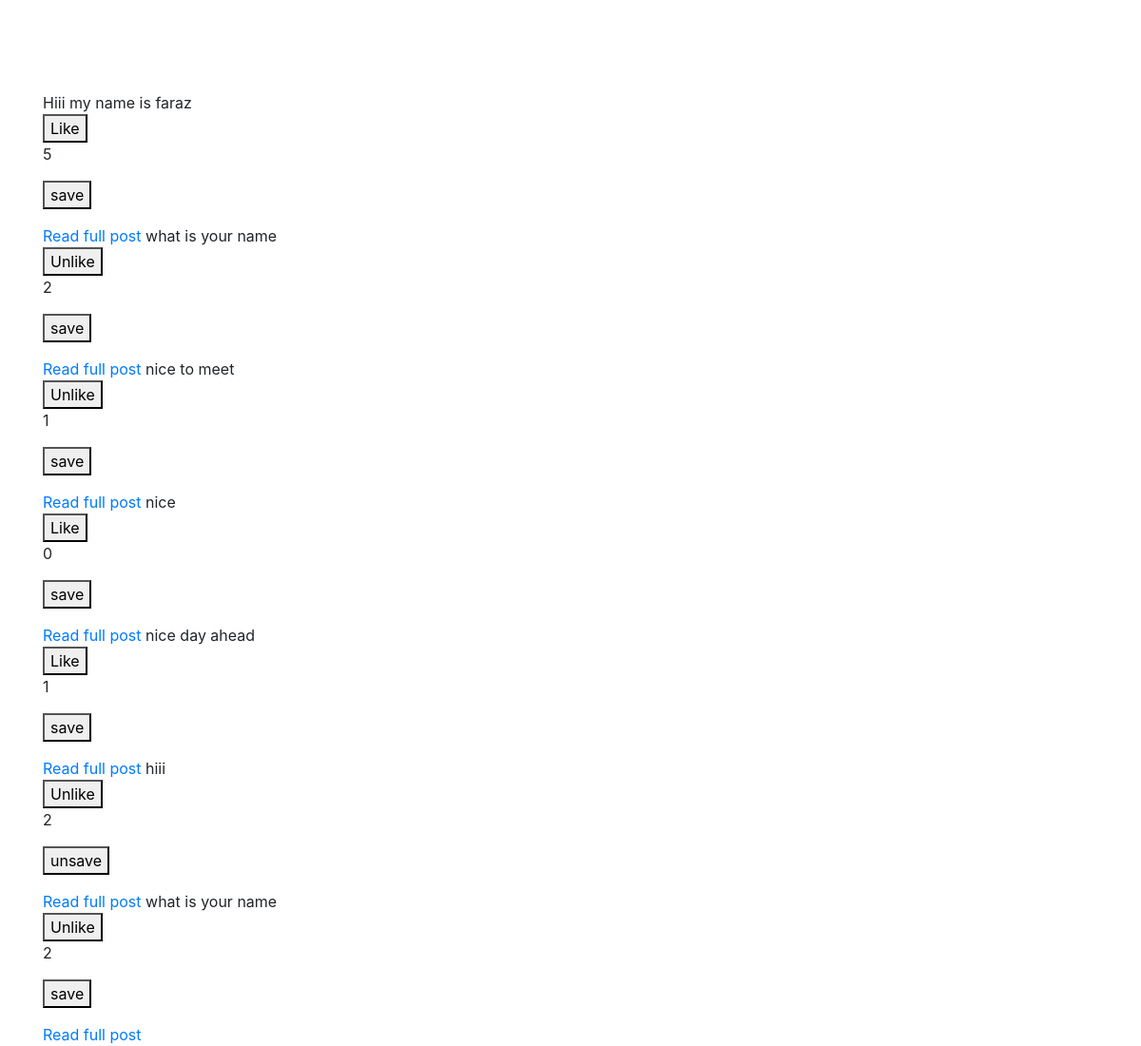
The app's page / (signed in) with its own data.
### src_code/models.py (models this page shows, shortened)
class Post(models.Model):
    user = models.ForeignKey(User, on_delete=models.CASCADE)
    post = models.TextField(null=True, blank=False)
    likes = models.ManyToManyField(User, related_name='likes', blank=True)
    tag = models.ManyToManyField(User, related_name='tags', blank=True)
    saved = models.ManyToManyField(User, related_name='saved', blank=True)

### src_code/views.py (the view)
# urls.py: 2. Add a URL to urlpatterns:  path('', views.home, name='home')
def home(request):
    posts = Post.objects.all()
    context = {
        'posts':posts,
    }
    return render(request, 'src_code/home.html', context)

### src_code/templates/src_code/home.html (shortened to what this page needs)
<div class="container">
<br><br><br><br>
{% for post in posts %}
    {{post.post}} <br>
    {% include 'src_code/likes.html' %}
    {% include 'src_code/saved.html' %}
    <a href="{% url 'individual-post-page' post_id=post.id %}">Read full post</a>
{% endfor %}
</div>

### src_code/templates/src_code/likes.html (shortened to what this page needs)
<link rel="stylesheet" href="https://stackpath.bootstrapcdn.com/bootstrap/4.5.2/css/bootstrap.min.css"
integrity="sha384-JcKb8q3iqJ61gNV9KGb8thSsNjpSL0n8PARn9HuZOnIxN0hoP+VmmDGMN5t9UJ0Z">
<form action="{% url 'likes-count' %}" class='like-form' id='{{post.id}}'>
        <button type="submit" class="ui button like-btn{{post.id}}">
            {% if request.user not in post.likes.all %}
                Like
            {% else %}
                Unlike
            {% endif %}
        </button>
        <div class="ui grid">
            <div class="column">
                <div class="like-count{{post.id}}"> {{post.likes.count}} </div>
            </div>
        </div>
</form>

### src_code/templates/src_code/saved.html (shortened to what this page needs)
{% if request.user in post.saved.all %}
<form action="{% url 'saved-post-page' post_id=post.pk value=1%}" method="post">
        <button type="submit" >unsave</button>
</form>
{% else %}
<form action="{% url 'saved-post-page' post_id=post.pk value=0%}" method="post">
        <button type="submit" >save</button>
</form>
{% endif %}

### records on screen
Post: post "Hiii my name is faraz", shows "Like", likes.count "5"
Post: post "what is your name", shows "Unlike", likes.count "2"
Post: post "nice to meet", shows "Unlike", likes.count "1"
Post: post "nice", shows "Like", likes.count "0"
Post: post "nice day ahead", shows "Like", likes.count "1"
Post: post "hiii", shows "Unlike", likes.count "2"
Post: post "what is your name", shows "Unlike", likes.count "2"
